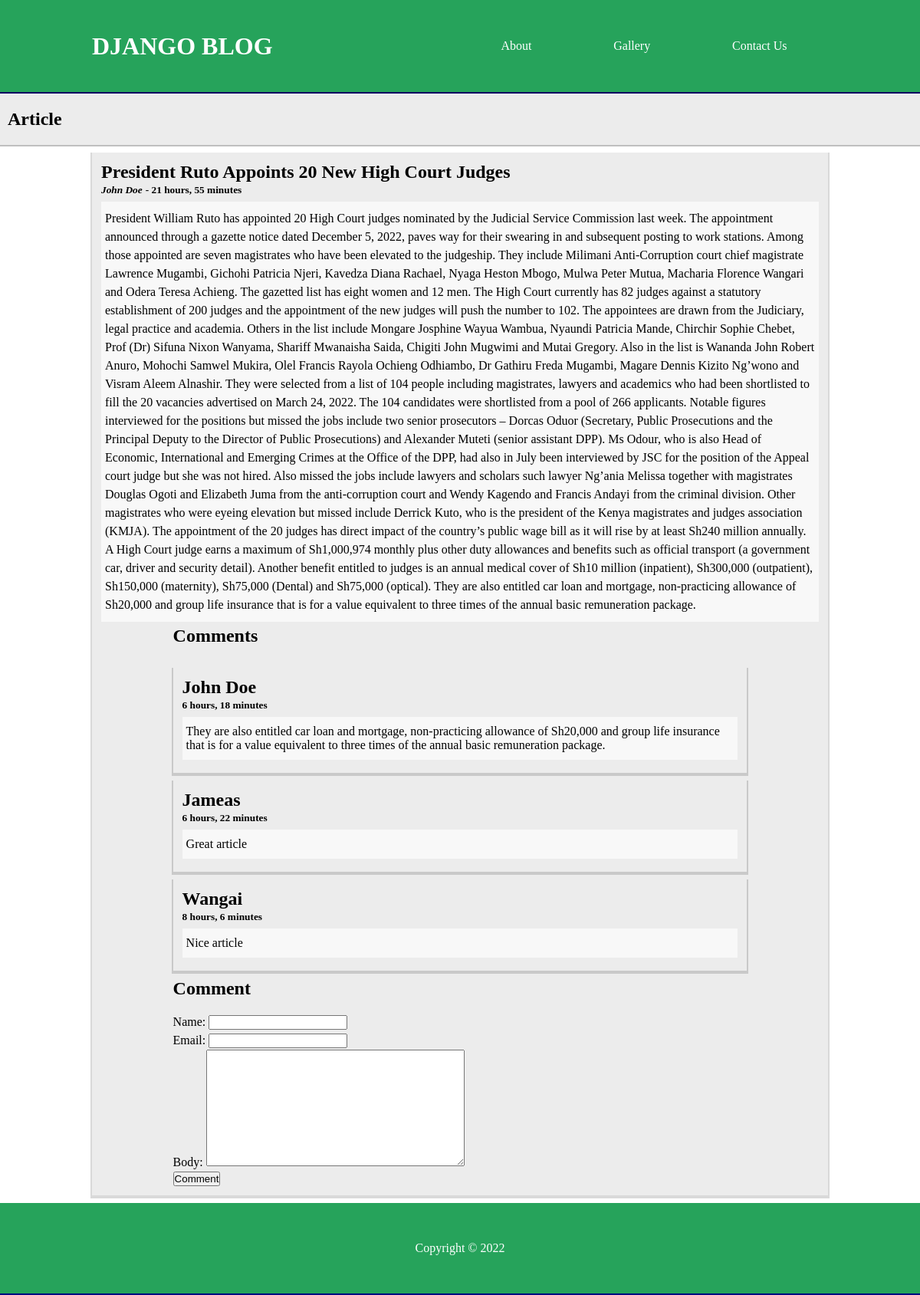
Screenshot of /president-ruto-appoints-20-new-high-court-judges/ with the database file from the repository.
### Post/models.py (models this page shows, shortened)
class Post(models.Model):
    title = models.CharField(max_length=200)
    slug = models.CharField(max_length=200)
    body = models.TextField()
    created_at = models.DateTimeField(auto_now_add=True)
    class Meta:
        ordering = ('-created_at',)

class Comment(models.Model):
    post = models.ForeignKey(Post, related_name='comments', on_delete=models.CASCADE)
    name = models.CharField(max_length=200)
    email = models.EmailField()
    body = models.TextField()
    created_at = models.DateTimeField(auto_now_add=True)
    class Meta:
        ordering = ('-created_at',)

### Post/views.py (the view)
# urls.py: path("<slug:slug>/", views.show, name="show"),
def show(request, slug):
    post = get_object_or_404(Post, slug = slug)
    if request.method == 'POST':
        form = CommentForm(request.POST)
        if form.is_valid():
            comment = form.save(commit=False)
            comment.post = post
            form.save()
            return redirect('show', slug = slug)
    else:
        form = CommentForm()
    return render(request, 'show.html', {"post": post, "form": form})

### Post/forms.py
class CommentForm(forms.ModelForm):
    class Meta:
        model = Comment
        fields = ('name', 'email', 'body')

### Post/templates/show.html (shortened to what this page needs)
{% extends 'app.html' %}
  {% block content %}
  <div class="main-card">
    <div class="main-card-header">
      <h2>Article</h2>
    </div>
    <div class="container">
      <div class="card">
        <div class="card-header">
          <h2>{{post.title | title}}</h2>
          <small class="author"><a href="">John Doe</a></small>
          <small> - {{post.created_at | timesince}}</small>
        </div>
        <div class="card-body">
          <p>{{ post.body }}</p>
        </div>
        <div class="card-footer">
          <div class="container">
            <h2>Comments</h2>
            <br />
            {% for comment in post.comments.all %}
            <div class="card">
              <div class="card-header">
                <h2>{{comment.name}}</h2>
                <small> {{comment.created_at | timesince}}</small>
              </div>
              <div class="card-body">{{comment.body}}</div>
            </div>
            {% endfor %}
          </div>
          <div class="container">
            <h2>Comment</h2>
            <br />
            <form method="POST">
              {% csrf_token %} {{form.as_p}}
              <button>Comment</button>
            </form>
          </div>
        </div>
      </div>
    </div>
  </div>
  {% endblock content %}

### static/css/styles.css (style rules this page uses)
* { margin: 0; padding: 0; box-sizing: border-box; }
html { font-size: 62.5%; }
body { font-size: 1.6rem; }
p { line-height: 1.5; }
a { text-decoration: none; }
.container { width: 80%; margin: auto; }
.main-card-header { background-color: #ececec; display: flex; justify-content: space-between; align-items: center; padding: 2rem 1rem; box-shadow: 0 0 0 2px rgba(0, 0, 0, 0.25); }
.main-card-header h2 { font-weight: 700; }
.card { background-color: #ececec; margin: 1rem 0; padding: 1.2rem; box-shadow: 0 2px 0 2px rgba(0, 0, 0, 0.15); }
.card-header a { color: #000; }
small { font-weight: 700; line-height: 1.5; }
.author { font-style: italic; color: #999; }
.card-body { background-color: #f8f8f8; padding: 1rem 0.5rem; margin: 0.5rem 0; }

### rows the page displays
Post: title "President Ruto Appoints 20 New High Court Judges", created_at "21 hours, 55 minutes", body "President William Ruto has appointed 20 High Court judges nominated by the Judicial Service Commission last week. The appointment announced through a gazette notice dated December 5, 2022, paves way for their swearing in and subsequent posting to work stations. Among those appointed are seven magistrates who have been elevated to the judgeship. They include Milimani Anti-Corruption court chief magistrate Lawrence Mugambi, Gichohi Patricia Njeri, Kavedza Diana Rachael, Nyaga Heston Mbogo, Mulwa Peter Mutua, Macharia Florence Wangari and Odera Teresa Achieng. The gazetted list has eight women and 12 men. The High Court currently has 82 judges against a statutory establishment of 200 judges…"
Comment: name "John Doe", created_at "6 hours, 18 minutes", body "They are also entitled car loan and mortgage, non-practicing allowance of Sh20,000 and group life insurance that is for a value equivalent to three times of the annual basic remuneration package."
Comment: name "Jameas", created_at "6 hours, 22 minutes", body "Great article"
Comment: name "Wangai", created_at "8 hours, 6 minutes", body "Nice article"
